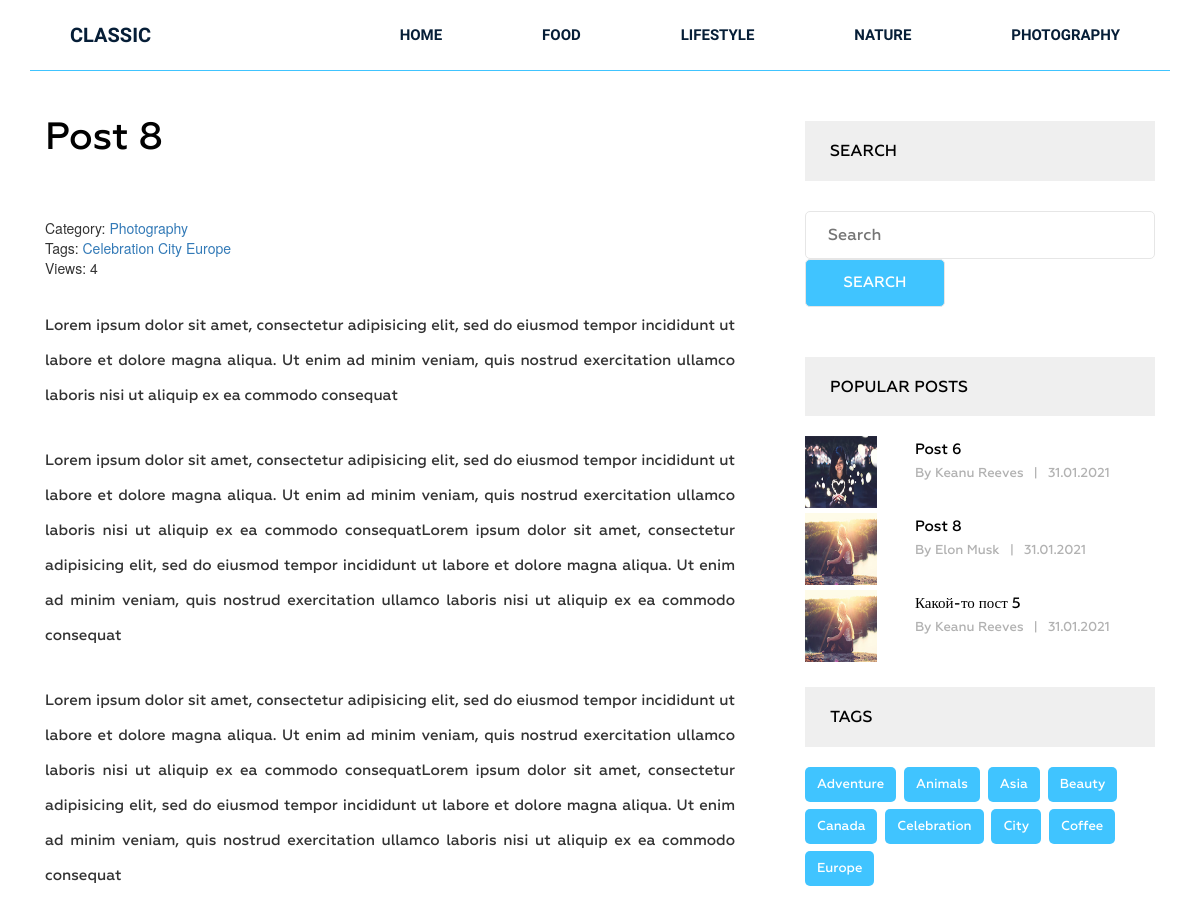
Before: /post/post-8 (upper part) with the older database file.
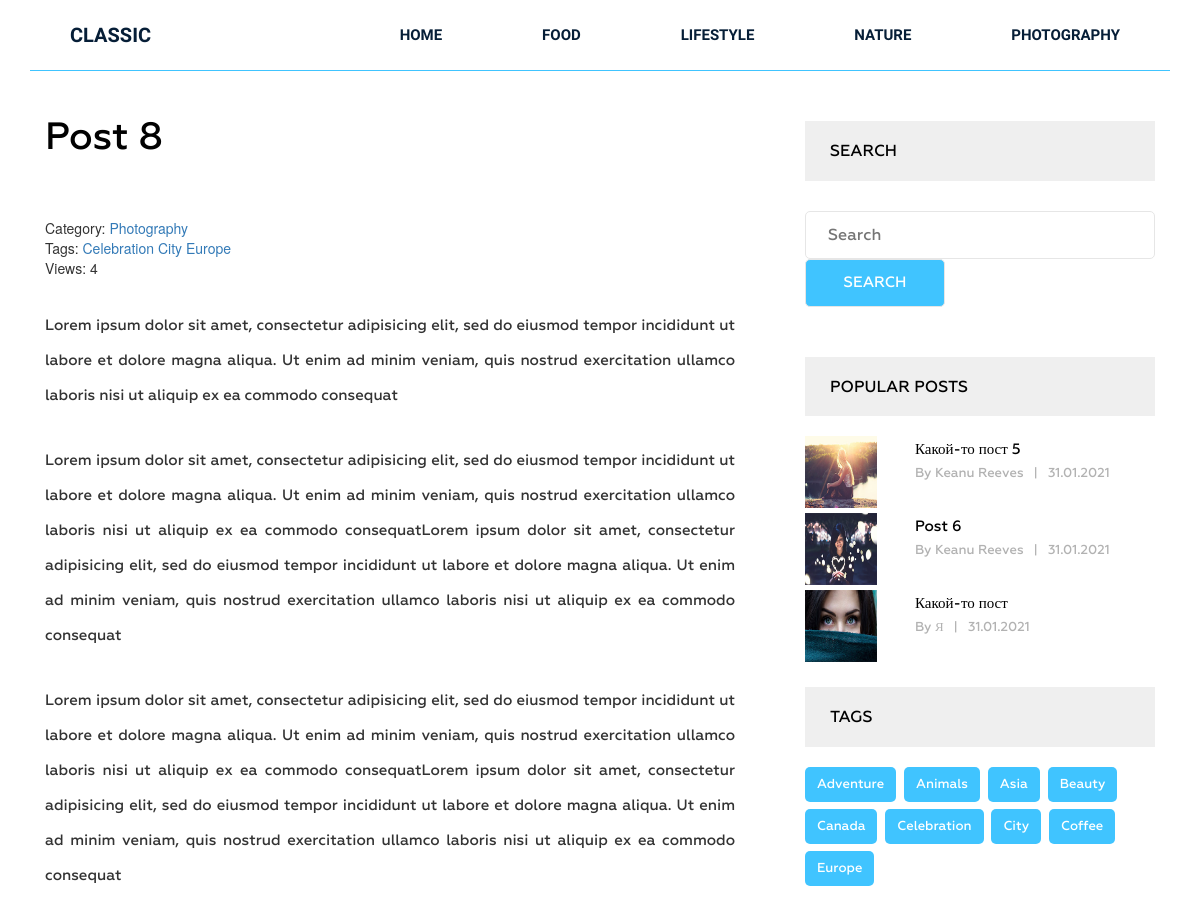
After: the same page with the newer database file.
### blog/models.py (models this page shows, shortened)
class Category(models.Model):
    title = models.CharField(max_length=255)
    slug = models.SlugField(max_length=255, verbose_name='Url', unique=True)
    def __str__(self):
        return self.title
    def get_absolute_url(self):
        return reverse('category', kwargs={"slug": self.slug})
    class Meta:
        ordering = ['title']
        verbose_name = 'Категория'
        verbose_name_plural = 'Категории'

class Tag(models.Model):
    title = models.CharField(max_length=50)
    slug = models.SlugField(max_length=255, verbose_name='Url', unique=True)
    class Meta:
        ordering = ['title']
        verbose_name = 'Тэг'
        verbose_name_plural = 'Тэги'
    def get_absolute_url(self):
        return reverse('tag', kwargs={"slug": self.slug})

class Post(models.Model):
    title = models.CharField(max_length=255)
    slug = models.SlugField(max_length=255, verbose_name='Url', unique=True)
    author = models.CharField(max_length=100)
    content = models.TextField(blank=True)
    created_at = models.DateTimeField(auto_now_add=True, verbose_name='Опубликовано')
    photo = models.ImageField(upload_to='photos/%Y/%m/%d/', blank=True)
    views = models.IntegerField(default=0, verbose_name='Количество просмотров')
    category = models.ForeignKey(Category, on_delete=models.PROTECT, related_name='posts')
    tags = models.ManyToManyField(Tag, blank=True, related_name='posts')
    def get_absolute_url(self):
        return reverse('post', kwargs={"slug": self.slug})
    class Meta:
        ordering = ['-created_at']
        verbose_name = 'Пост'
        verbose_name_plural = 'Посты'

### blog/views.py (the view)
# urls.py: path('post/<str:slug>', GetPost.as_view(), name='post'),
class GetPost(DetailView):
    model = Post
    template_name = 'blog/single.html'
    context_object_name = 'post'
    def get_context_data(self, **kwargs):
        context = super().get_context_data(**kwargs)
        self.object.views = F('views') + 1
        self.object.save()
        self.object.refresh_from_db()
        return context

### blog/templatetags/menu.py (called while the page is built)
@register.inclusion_tag('blog/menu_tpl.html')
def show_menu(menu_class='menu'):
    categories = Category.objects.all()
    return {'categories': categories, 'menu_class': menu_class}

### blog/templatetags/sidebar.py (called while the page is built)
@register.inclusion_tag('blog/popular_posts.html')
def get_popular(cnt=3):
    posts = Post.objects.order_by('-views')[:cnt]
    return {'posts': posts}

@register.inclusion_tag('blog/tags_tpl.html')
def get_tags(cnt=25):
    tags = Tag.objects.all()
    return {'tags': tags}

### blog/templates/blog/single.html (shortened to what this page needs)
{% extends 'base.html' %}
{% load static %}
{% load sidebar %}
{% block content %}
<section class="single-blog-area">
    <div class="container">
        <div class="row">
            <div class="col-md-12">
                <div class="border-top">
                    <div class="col-md-8">
                        <div class="blog-area">
                            <div class="blog-area-part">
                                <h2>{{ post.title }}</h2>
                                <div class="single-content">
                                    <div>
                                        <span>Category: <a href="{{ post.category.get_absolute_url }}">{{ post.category }}</a></span>
                                        <br>
                                        {% if post.tags.exists %}
                                        <span>
                                            Tags:
                                            {% for tag in post.tags.all %}
                                            <a href="{{ tag.get_absolute_url }}">{{ tag.title }}</a>
                                            {% endfor %}
                                        </span>
                                        <br>
                                        {% endif %}
                                        <span>Views: {{ post.views }}</span>
                                    </div>
                                    {{ post.content|safe }}
                                </div>
                            </div>
                        </div>
                    </div>
                    <div class="col-md-4">
                        <div class="newsletter">
                            <h2 class="sidebar-title">Search</h2>
                            <form action="{% url 'search' %}" method="get">
                                <input type="text" name="s" placeholder="Search">
                                <input type="submit" value="Search">
                            </form>
                        </div>
                      {% get_popular 3 %}
                      {% get_tags %}
                    </div>
                </div>
            </div>
        </div>
    </div>
</section>
{% endblock %}

### blog/templates/blog/popular_posts.html
<h2 class="sidebar-title">Popular posts</h2>
<div class="grid">
    {% for post in posts %}
    <div class="portfolio-item popular">
        {% if post.photo %}
        <img src="{{ post.photo.url }}" alt="{{ post.title }}">
        {% else %}
        <img src="https://picsum.photos/id/1060/300/201/?blur=2" alt="{{ post.title }}">
        {% endif %}
        <div class="portfolio-text">
            <h5><a href="{{ post.get_absolute_url }}">{{ post.title }}</a></h5>
            <p>By {{ post.author }}<span>|</span>{{ post.created_at|date:"d.m.Y" }}</p>
        </div>
    </div>
    {% endfor %}
</div>

### blog/templates/blog/tags_tpl.html
                       <div class="tags">
                            <h2 class="sidebar-title">Tags</h2>
                           {% for tag in tags%}
                            <p><a href="{{ tag.get_absolute_url }}">{{ tag.title }}</a></p>
                           {% endfor %}
                        </div>

Changed rows visible on the page:
no longer on one of the page's lists (row unchanged): Post: title "Post 8", author "Elon Musk", created_at "31.01.2021"
changed Post "Какой-то пост 5": moves up the list
now on this page (row edited): Post: photo (picture), title "Какой-то пост", author "Я", created_at "31.01.2021"
